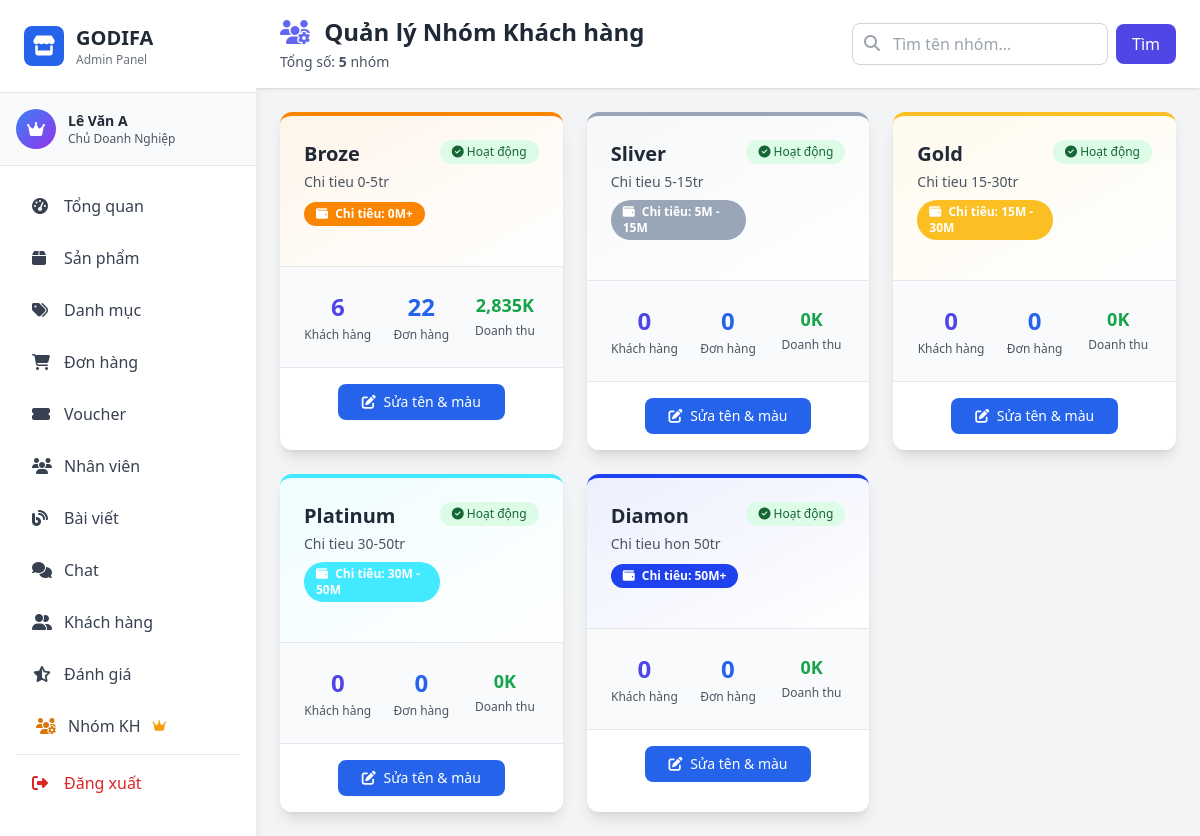
The page /admin/pages/customer_groups.php (signed in) on the database as committed earlier.
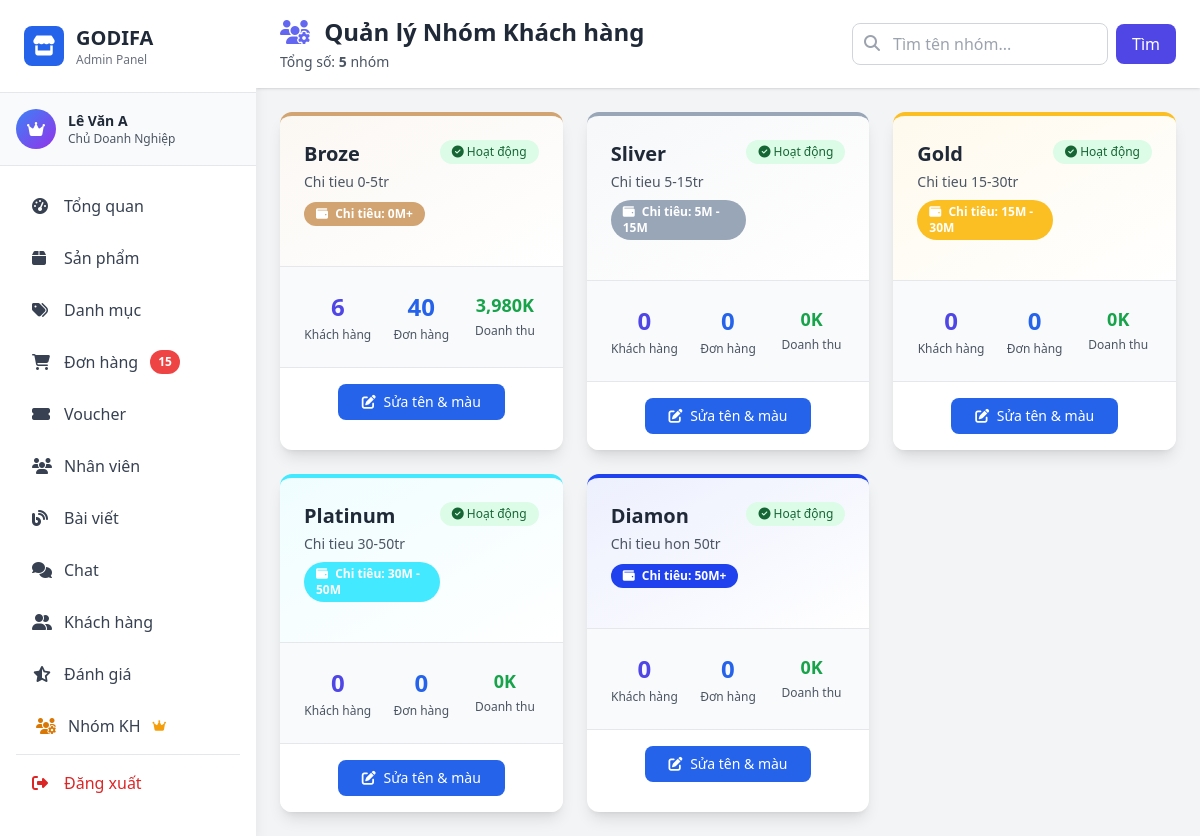
The same page on the database as committed later.
### tables this page shows
CREATE TABLE IF NOT EXISTS `customer_group` (
  `groupID` int NOT NULL AUTO_INCREMENT,
  `groupName` varchar(100) NOT NULL COMMENT 'Tên nhóm',
  `description` text COMMENT 'Mô tả nhóm',
  `minSpent` decimal(10,0) DEFAULT '0' COMMENT 'Chi tiêu tối thiểu để vào nhóm',
  `maxSpent` decimal(10,0) DEFAULT NULL COMMENT 'Chi tiêu tối đa (NULL = không giới hạn)',
  `color` varchar(7) DEFAULT '#6366f1' COMMENT 'Màu sắc hiển thị (hex color)',
  `createdAt` timestamp NOT NULL DEFAULT CURRENT_TIMESTAMP,
  PRIMARY KEY (`groupID`)
);

### model/mCustomerGroup.php (called while the page is built, shortened)
<?php
require_once __DIR__ . '/database.php';
class CustomerGroup {
    private $conn;
    public function __construct() {
        $db = new clsKetNoi();
        $this->conn = $db->moKetNoi();
    }
    public function getAllGroups() {
        $sql = "SELECT * FROM customer_group ORDER BY minSpent ASC, groupID ASC";
        $result = mysqli_query($this->conn, $sql);
        $groups = [];
        while ($row = mysqli_fetch_assoc($result)) {
            $groups[] = $row;
        }
        return $groups;
    }
    public function getGroupStats($groupID) {
        $sql = "SELECT
                    COUNT(DISTINCT c.customerID) as totalCustomers,
                    COUNT(DISTINCT o.orderID) as totalOrders,
                    COALESCE(SUM(o.totalAmount), 0) as totalRevenue,
                    COALESCE(AVG(o.totalAmount), 0) as avgOrderValue
                FROM customer c
                LEFT JOIN `order` o ON c.customerID = o.customerID AND o.paymentStatus != 'Đã hủy'
                WHERE c.groupID = ?";
        $stmt = mysqli_prepare($this->conn, $sql);
        mysqli_stmt_bind_param($stmt, "i", $groupID);
        mysqli_stmt_execute($stmt);
        $result = mysqli_stmt_get_result($stmt);
        return mysqli_fetch_assoc($result);
    }
}
?>

### model/database.php (called while the page is built, shortened)
<?php
class Database {
    private static $instance = null;
    private $connection;
    private function __construct() {
        try {
            $this->connection = mysqli_connect(
                self::DB_HOST,
                self::DB_USER,
                self::DB_PASS,
                self::DB_NAME
            );
            mysqli_set_charset($this->connection, self::DB_CHARSET);
        } catch (Exception $e) {
            die("Database Error: " . $e->getMessage());
        }
    }
    public static function getInstance() {
        if (self::$instance === null) {
            self::$instance = new self();
        }
        return self::$instance;
    }
    public function getConnection() {
        return $this->connection;
    }
}
class clsKetNoi {
    public function moKetNoi() {
        return Database::getInstance()->getConnection();
    }
}
?>

### controller/admin/cCustomerGroup.php (called while the page is built, shortened)
<?php
require_once __DIR__ . '/../../model/mCustomerGroup.php';
class cCustomerGroup {
    private $groupModel;
    public function __construct() {
        $this->groupModel = new CustomerGroup();
    }
    public function getAllGroups() {
        return $this->groupModel->getAllGroups();
    }
    public function getGroupStats($groupID) {
        return $this->groupModel->getGroupStats($groupID);
    }
}
?>

### admin/middleware/auth.php (called while the page is built, shortened)
<?php
function hasPermission($permission) {
    global $rolePermissions;
    $userRole = $_SESSION['role_id'] ?? 0;
    if ($userRole == ROLE_OWNER) {
        return true;
    }
    return in_array($permission, $rolePermissions[$userRole]);
}
?>

### admin/pages/customer_groups.php (the view, shortened to what the rows shown need)
<?php
require_once __DIR__ . '/../middleware/auth.php';
require_once __DIR__ . '/../../controller/admin/cCustomerGroup.php';
$groupController = new cCustomerGroup();
$searchKeyword = isset($_GET['search']) ? trim($_GET['search']) : '';
if ($searchKeyword) {
    $groups = $groupController->searchGroups($searchKeyword);
} else {
    $groups = $groupController->getAllGroups();
}
foreach ($groups as &$group) {
    $stats = $groupController->getGroupStats($group['groupID']);
}
include __DIR__ . '/../includes/header.php';
?>
<div class="flex h-screen bg-gray-100">
    <?php include __DIR__ . '/../includes/sidebar.php'; ?>
    <div class="flex-1 overflow-y-auto ml-64">
        <div class="bg-white shadow sticky top-0 z-10">
            <div class="px-4 md:px-6 py-4 flex flex-wrap justify-between items-center gap-4">
                <div>
                    <h1 class="text-xl md:text-2xl font-bold text-gray-800">
                        <i class="fas fa-users-cog text-indigo-500 mr-2"></i>
                        Quản lý Nhóm Khách hàng
                    </h1>
                </div>
            </div>
        </div>
        <div class="p-4 md:p-6">
            <div class="grid grid-cols-1 md:grid-cols-2 lg:grid-cols-3 gap-6">
                <?php if (empty($groups)): ?>
                <div class="col-span-full text-center py-12">
                    <i class="fas fa-users-cog text-6xl text-gray-300 mb-4"></i>
                    <p class="text-gray-500">Chưa có nhóm khách hàng nào</p>
                </div>
                <?php else: ?>
                    <?php foreach ($groups as $group): ?>
                    <?php
                    $groupName = $group['groupName'];
                    $description = $group['description'] ?? '';
                    $color = $group['color'] ?? '#6366f1';
                    $stats = $group['stats'];
                    $totalCustomers = $stats['totalCustomers'] ?? 0;
                    $totalRevenue = $stats['totalRevenue'] ?? 0;
                    $totalOrders = $stats['totalOrders'] ?? 0;
                    $minSpent = $group['minSpent'] ?? 0;
                    $maxSpent = $group['maxSpent'] ?? null;
                    $spentRange = number_format($minSpent/1000000, 0) . 'M';
                    if ($maxSpent) {
                        $spentRange .= ' - ' . number_format($maxSpent/1000000, 0) . 'M';
                    } else {
                        $spentRange .= '+';
                    }
                    ?>
                    <div class="bg-white rounded-xl shadow-lg overflow-hidden border-t-4" style="border-top-color: <?php echo $color; ?>">
                        <div class="p-6 bg-gradient-to-br to-white" style="background: linear-gradient(to bottom right, <?php echo $color; ?>15, white);">
                            <div class="flex justify-between items-start mb-4">
                                <div class="flex-1">
                                    <h3 class="text-xl font-bold text-gray-800 mb-1"><?php echo htmlspecialchars($groupName); ?></h3>
                                    <p class="text-sm text-gray-600 mb-2"><?php echo htmlspecialchars($description); ?></p>
                                    <span class="inline-block px-3 py-1 rounded-full text-xs font-semibold text-white" style="background-color: <?php echo $color; ?>">
                                        <i class="fas fa-wallet mr-1"></i>
                                        Chi tiêu: <?php echo $spentRange; ?>
                                    </span>
                                </div>
                                <span class="px-3 py-1 rounded-full text-xs font-medium bg-green-100 text-green-800">
                                    <i class="fas fa-check-circle"></i> Hoạt động
                                </span>
                            </div>
                        </div>
                        <div class="p-6 bg-gray-50 border-t border-gray-200">
                            <div class="grid grid-cols-3 gap-4 text-center">
                                <div>
                                    <div class="text-2xl font-bold text-indigo-600"><?php echo $totalCustomers; ?></div>
                                    <div class="text-xs text-gray-600 mt-1">Khách hàng</div>
                                </div>
                                <div>
                                    <div class="text-2xl font-bold text-blue-600"><?php echo $totalOrders; ?></div>
                                    <div class="text-xs text-gray-600 mt-1">Đơn hàng</div>
                                </div>
                                <div>
                                    <div class="text-lg font-bold text-green-600"><?php echo number_format($totalRevenue/1000, 0); ?>K</div>
                                    <div class="text-xs text-gray-600 mt-1">Doanh thu</div>
                                </div>
                            </div>
                        </div>
                        <?php if (hasPermission('full_access')): ?>
                        <div class="p-4 bg-white border-t border-gray-200 flex justify-center">
                            <button onclick='openEditModal(<?php echo json_encode($group, JSON_HEX_APOS); ?>)'
                                    class="px-6 py-2 bg-blue-600 text-white rounded-lg hover:bg-blue-700 transition-colors text-sm">
                                <i class="fas fa-edit mr-1"></i> Sửa tên & màu
                            </button>
                        </div>
                        <?php endif; ?>
                    </div>
                    <?php endforeach; ?>
                <?php endif; ?>
            </div>
        </div>
    </div>
</div>
<?php include __DIR__ . '/../includes/footer.php'; ?>

Rows that differ between the two databases and show on the page:
changed customer_group "Broze": color "#fa8500" → "#d1a471" (drawn); totalOrders "22" → "40"; totalRevenue "2,835" → "3,980"
Other text that changed with them:
$pendingOrdersCount: (not shown) → "15"
